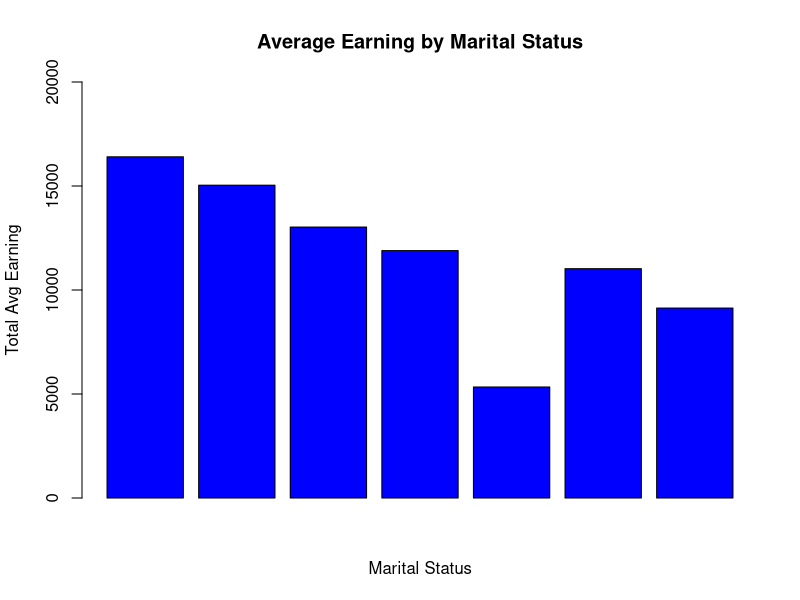
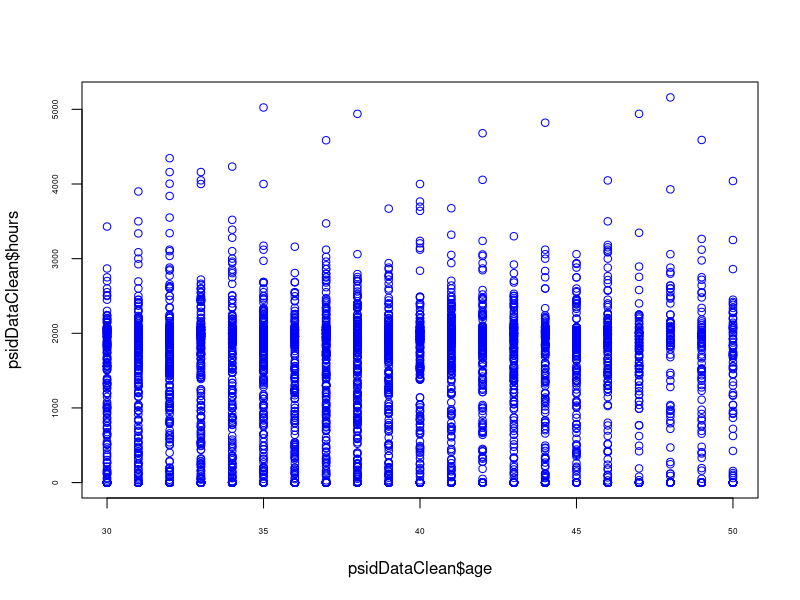
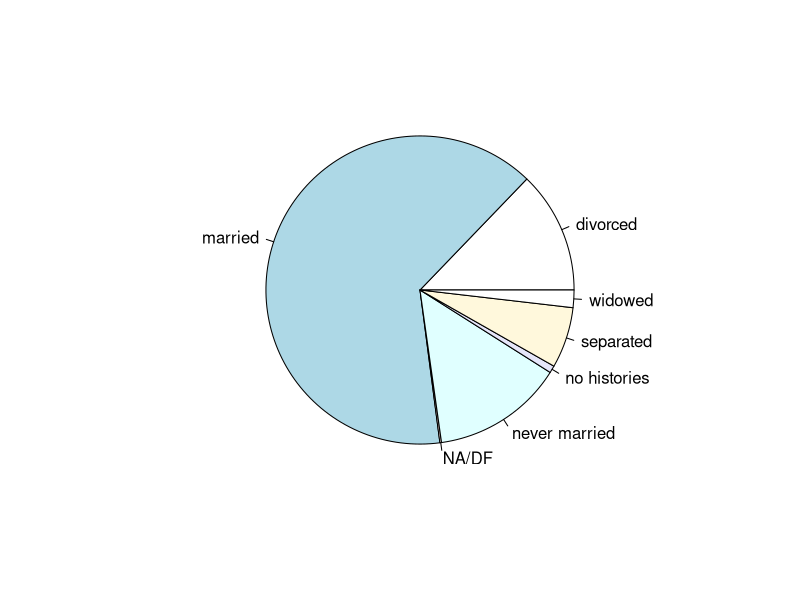
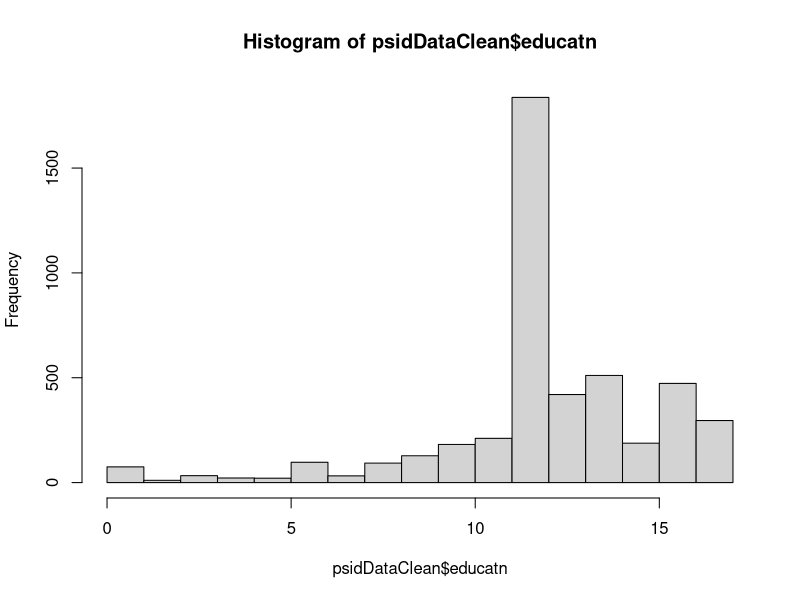
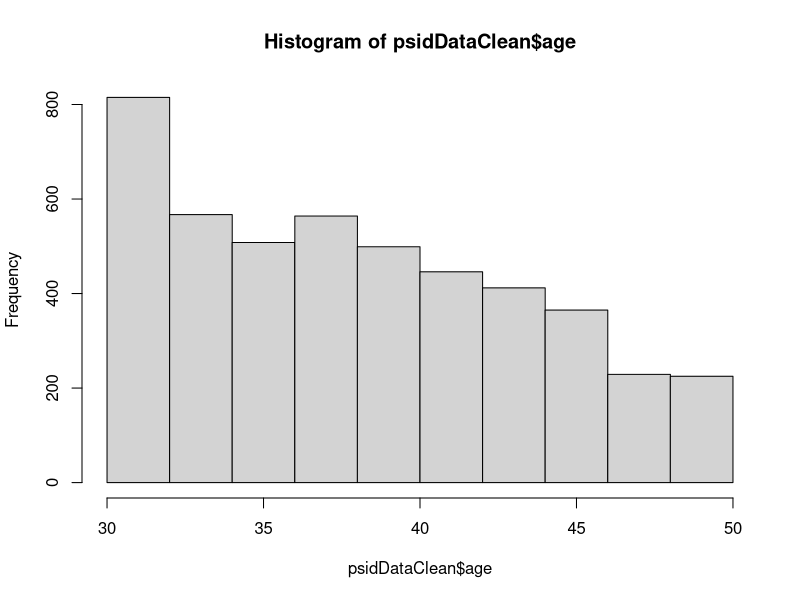
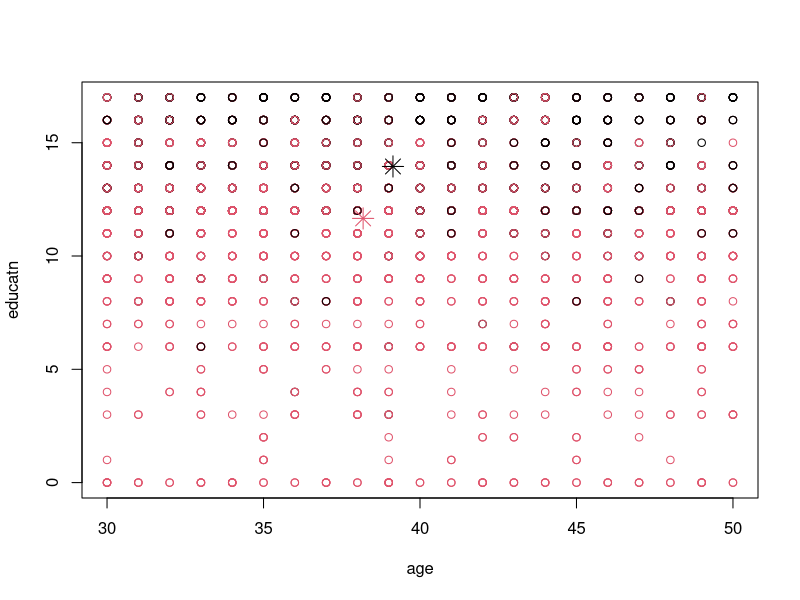
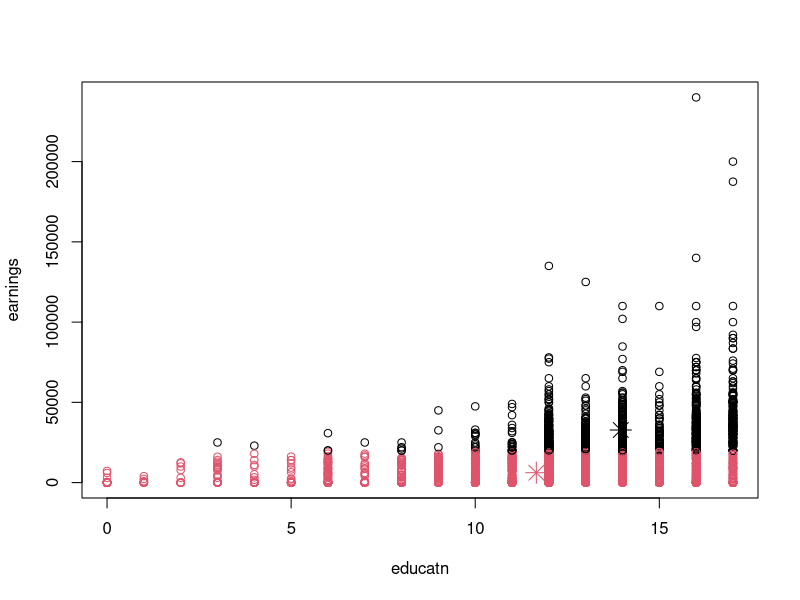
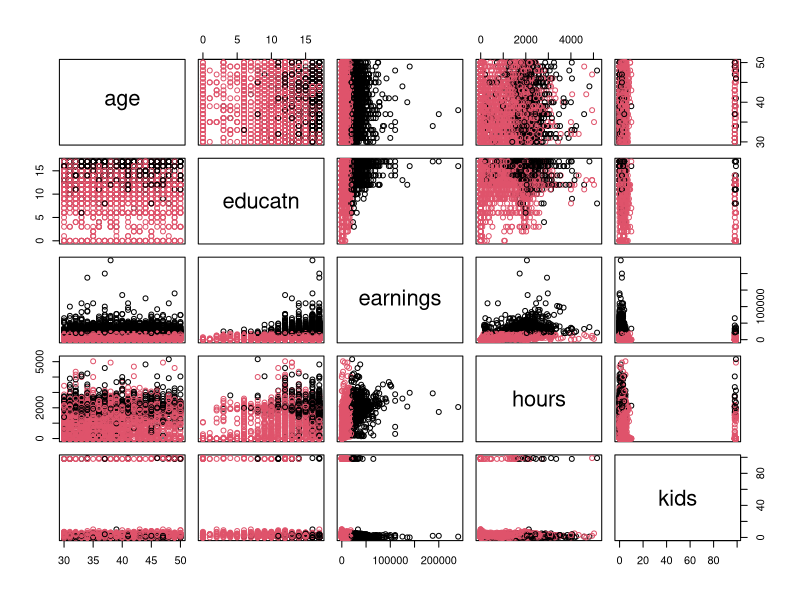

The R script that drew these images, in order: (Note: this script raises an error after producing the figures.)

psidRawData = read.csv("PSID.csv", header = TRUE)

# check whether their is row data
which(is.na(psidRawData), arr.ind = TRUE)

#To remove data with missing values in educatn column
psidData = psidRawData[!is.na(psidRawData$educatn),]

which(is.na(psidData), arr.ind = TRUE)

#To remove error in dataset
psidDataClean = psidData[psidData$kids < 97,]
nrow(psidDataClean)

#To remove error in dataset
psidDataClean = psidData[psidData$educatn < 95,]
nrow(psidDataClean)

#view summary
summary(psidData)


# average earnings - group by marital status
em = aggregate(earnings~married, psidDataClean, mean)

# variance of earnings - group by marital status
aggregate(earnings~married, psidDataClean, sd)


#Bar Chart - Average earning by marital status 
barplot(em$earnings, col=c("blue"),
        main= "Average Earning by Marital Status" ,xlab="Marital Status", ylim = c(0,20000) ,ylab="Total Avg Earning", axisnames = TRUE,cex.axis = par("cex.axis"), cex.names=par("cex.axis"))

?barplot

# average education - group by marital status
aggregate(educatn~married, psidDataClean, mean)

# variance of education - group by marital status
aggregate(educatn~married, psidDataClean, sd)


library(e1071)
skewness(psidDataClean$age)

plot(psidDataClean$age,psidDataClean$hours, col="blue", cex.axis = 0.5)

pie(table(psidDataClean$married))


hist(psidDataClean$educatn)

hist(psidDataClean$age)

# K- Means Clusering
kc = kmeans(psidDataClean[,4:8], 2)
kc

# age, educatn
plot(psidDataClean[,4:5], col=kc$cluster)
points(kc$centers[,1:2], col=1:2,pch=8,cex=2)

# educatn, earnings
plot(psidDataClean[,5:6], col=kc$cluster)
points(kc$centers[,2:3],col=1:2, pch=8,cex=2)

# age, educatn, earnings, hours, kids
plot(psidDataClean[,4:8], col=kc$cluster)
points(kc$centers[,3:4],col=1:2, pch=8,cex=2)


earningAvg = aggregate(earnings ~ age, psidDataClean, mean)
earningAvg

#bar chart
barplot(earningAvg$earnings, col=c("blue"),
        main= "Average Earning by Age" ,xlab="age", ylim = c(0,20000) ,ylab="Total Avg Earning", axisnames = TRUE,cex.axis = par("cex.axis"), cex.names=par("cex.axis"))


#line chart
x <- earningAvg$age
y <- earningAvg$earnings
plot(x,y, type = "l", col=c("red") )

#Kmeans
kc2= kmeans(psidDataClean[4],5)
kc2

plot(earningAvg, col=kc$cluster)
plot(earningAvg$age,avgEarnings$earnings)
hist(earningAvg$age)
hist(earningAvg$earnings)
earningAvg
